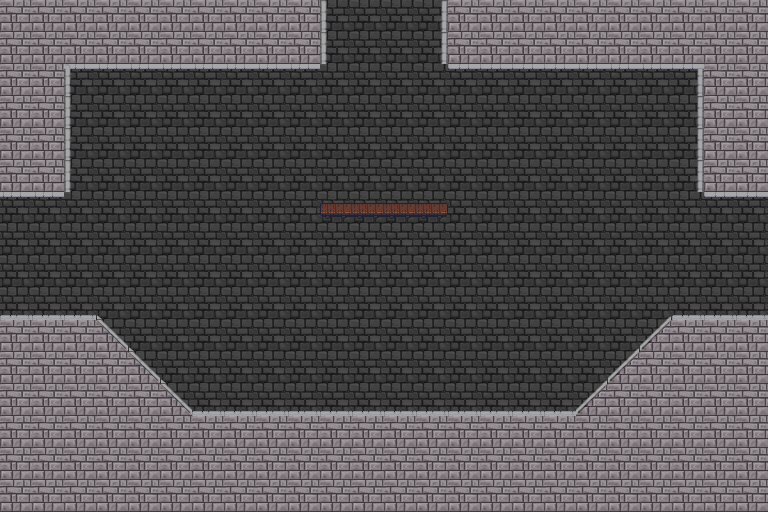

This is a level from a 2D game, rendered from its Tiled map with the project's own tilesets. A one-line summary and the map file follow, with tile-layer data summarised:
An orthogonal 24x16 tile map with 32x32 px tiles, 3 tile layers (Слой тайлов 1, Слой тайлов 2, Fire), 5 tilesets and 2 objects.

<map version="1.0" orientation="orthogonal" renderorder="right-down" width="24" height="16" tilewidth="32" tileheight="32" nextobjectid="39">
 <properties>
  <property name="Down" value="No" />
  <property name="Height" type="float" value="5.12" />
  <property name="Left" value="Yes" />
  <property name="Right" value="Yes" />
  <property name="Up" value="Yes" />
  <property name="Width" value="7.68" />
 </properties>
 <tileset firstgid="1" name="wall" tilewidth="32" tileheight="32" tilecount="1" columns="1">
  <image source="../Resources/wall.jpg" width="32" height="32" />
  <tile id="0">
   <properties>
    <property name="Height" type="float" value="5.12" />
    <property name="Width" type="float" value="10.24" />
   </properties>
  </tile>
 </tileset>
 <tileset firstgid="2" name="castle" tilewidth="32" tileheight="32" spacing="1" margin="1" tilecount="465" columns="31">
  <image source="../Resources/castle.png" width="1024" height="512" />
 </tileset>
 <tileset firstgid="467" name="Fire" tilewidth="32" tileheight="64" tilecount="32" columns="8">
  <image source="../Resources/Fire.png" width="256" height="256" />
  <tile id="0">
   <properties>
    <property name="FireFrame" value="1" />
   </properties>
  </tile>
  <tile id="1">
   <properties>
    <property name="FireFrame" value="2" />
   </properties>
  </tile>
  <tile id="2">
   <properties>
    <property name="FireFrame" value="3" />
   </properties>
  </tile>
  <tile id="3">
   <properties>
    <property name="FireFrame" value="4" />
   </properties>
  </tile>
  <tile id="4">
   <properties>
    <property name="FireFrame" value="5" />
   </properties>
  </tile>
  <tile id="5">
   <properties>
    <property name="FireFrame" value="6" />
   </properties>
  </tile>
  <tile id="6">
   <properties>
    <property name="FireFrame" value="7" />
   </properties>
  </tile>
  <tile id="7">
   <properties>
    <property name="FireFrame" value="8" />
   </properties>
  </tile>
  <tile id="8">
   <properties>
    <property name="FireFrame" value="9" />
   </properties>
  </tile>
  <tile id="9">
   <properties>
    <property name="FireFrame" value="10" />
   </properties>
  </tile>
  <tile id="10">
   <properties>
    <property name="FireFrame" value="11" />
   </properties>
  </tile>
  <tile id="11">
   <properties>
    <property name="FireFrame" value="12" />
   </properties>
  </tile>
  <tile id="12">
   <properties>
    <property name="FireFrame" value="13" />
   </properties>
  </tile>
  <tile id="13">
   <properties>
    <property name="FireFrame" value="14" />
   </properties>
  </tile>
  <tile id="14">
   <properties>
    <property name="FireFrame" value="15" />
   </properties>
  </tile>
  <tile id="15">
   <properties>
    <property name="FireFrame" value="16" />
   </properties>
  </tile>
  <tile id="16">
   <properties>
    <property name="FireFrame" value="17" />
   </properties>
  </tile>
  <tile id="17">
   <properties>
    <property name="FireFrame" value="18" />
   </properties>
  </tile>
  <tile id="18">
   <properties>
    <property name="FireFrame" value="19" />
   </properties>
  </tile>
  <tile id="19">
   <properties>
    <property name="FireFrame" value="20" />
   </properties>
  </tile>
  <tile id="20">
   <properties>
    <property name="FireFrame" value="21" />
   </properties>
  </tile>
  <tile id="21">
   <properties>
    <property name="FireFrame" value="22" />
   </properties>
  </tile>
  <tile id="22">
   <properties>
    <property name="FireFrame" value="23" />
   </properties>
  </tile>
  <tile id="23">
   <properties>
    <property name="FireFrame" value="24" />
   </properties>
  </tile>
  <tile id="24">
   <properties>
    <property name="FireFrame" value="25" />
   </properties>
  </tile>
  <tile id="25">
   <properties>
    <property name="FireFrame" value="26" />
   </properties>
  </tile>
  <tile id="26">
   <properties>
    <property name="FireFrame" value="27" />
   </properties>
  </tile>
  <tile id="27">
   <properties>
    <property name="FireFrame" value="27" />
   </properties>
  </tile>
  <tile id="28">
   <properties>
    <property name="FireFrame" value="28" />
   </properties>
  </tile>
  <tile id="29">
   <properties>
    <property name="FireFrame" value="29" />
   </properties>
  </tile>
  <tile id="30">
   <properties>
    <property name="FireFrame" value="30" />
   </properties>
  </tile>
  <tile id="31">
   <properties>
    <property name="FireFrame" value="31" />
   </properties>
  </tile>
 </tileset>
 <tileset firstgid="499" name="Torch" tilewidth="34" tileheight="60" tilecount="1" columns="1">
  <image source="../Resources/Torch.png" width="34" height="60" />
 </tileset>
 <tileset firstgid="500" name="Wall_DelbekeHannes" tilewidth="32" tileheight="32" tilecount="1" columns="1">
  <image source="../Resources/Wall_DelbekeHannes.jpeg" width="32" height="32" />
 </tileset>
 <layer name="Слой тайлов 1" width="24" height="16">
  <data>[384 cells, 384 non-empty, 1 distinct tile ids]</data>
 </layer>
 <layer name="Слой тайлов 2" width="24" height="16">
  <data>[384 cells, 194 non-empty, 10 distinct tile ids]</data>
 </layer>
 <layer name="Fire" width="24" height="16">
  <data>[384 cells, 360 non-empty, 7 distinct tile ids]</data>
 </layer>
 <objectgroup name="ground">
  <properties>
   <property name="height" type="float" value="0" />
  </properties>
  <object id="36" x="0" y="320">
   <polyline points="0,0 96,0 192,96 576,96 672,0 864,0 864,-128 704,-128 704,-256 448,-256 448,-448 320,-448 320,-256 64,-256 64,-128 -96,-128 -96,0 0,0" />
  </object>
 </objectgroup>
 <objectgroup name="platform">
  <object id="38" x="320" y="205" width="128" height="13" />
 </objectgroup>
</map>
